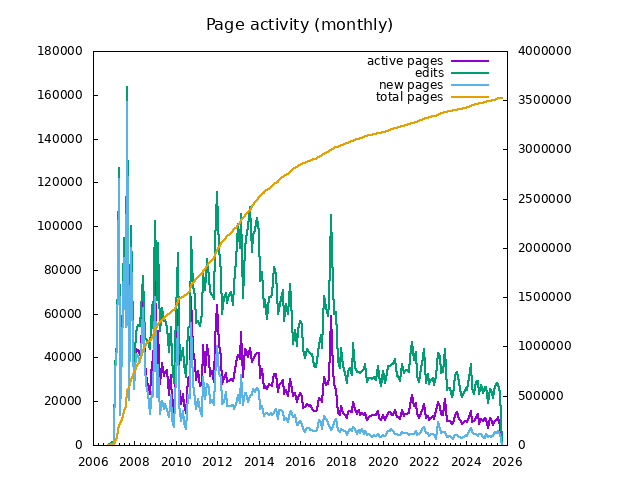

Source code (gnuplot):
load "gnuplot-common"
set datafile separator ","
set xdata time
set timefmt "%Y-%m"
set format x "%Y"
set yrange [0:]
set y2tics
set ytics nomirror
set xtics nomirror
set format y "%.0f"
set format y2 "%.0f"
set title "Page activity (monthly)"
plot \
 'tot-monthly.csv' skip 1 using 1:3 with lines linewidth 2 title "active pages", \
 'tot-monthly.csv' skip 1 using 1:4 with lines linewidth 2 title "edits", \
 'tot-monthly.csv' skip 1 using 1:5 with lines linewidth 2 title "new pages", \
 'tot-monthly.csv' skip 1 using 1:6 with lines linewidth 2 title "total pages" axes x1y2
